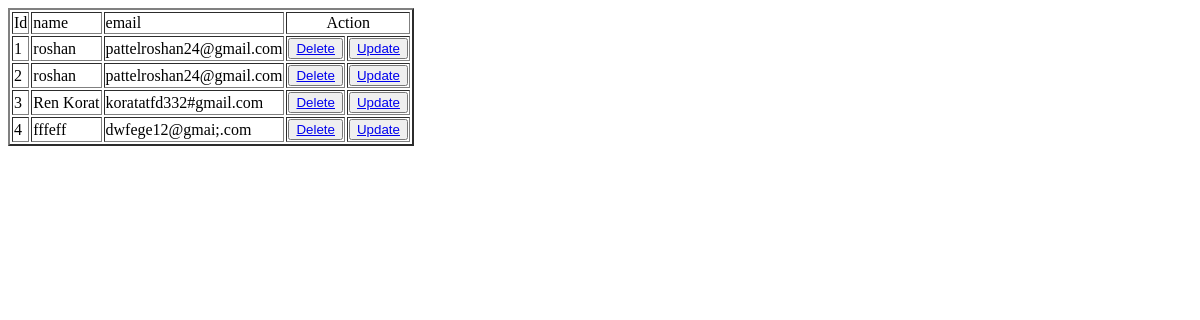
/show/, run on an earlier commit of the app's database.
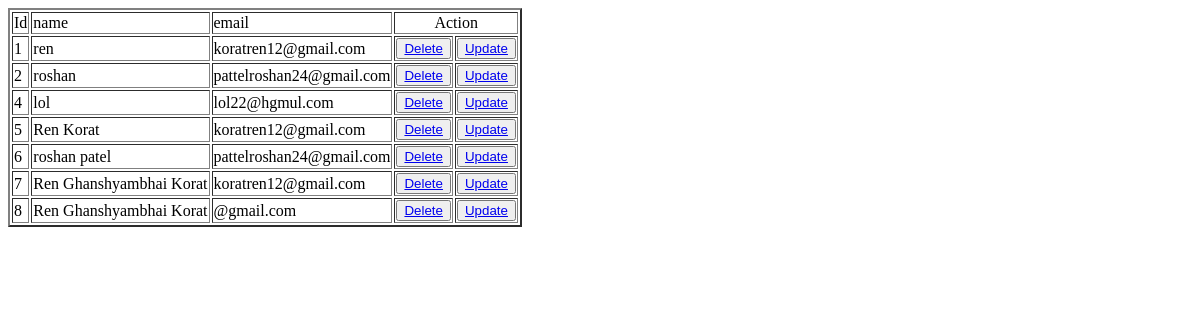
And on a later commit of the database.
### travelling/models.py (models this page shows)
class Homehtml(models.Model):
    name =models.CharField(max_length=30,default='')
    email =models.CharField(max_length=50,default='')

### travelling/views.py (the view)
# urls.py: path('show/',views.showdata,name="/show"),
def showdata(req):
    data = Homehtml.objects.all().values()
    return render(req,"show.html",{"data":data})

### travelling/templates/show.html (shortened to what this page needs)
<!DOCTYPE html>
<html lang="en">
<head>
</head>
<body>
    <table border="2">
        <tr>
            <td>Id</td>
            <td>name</td>
            <td>email</td>
            <td colspan="2" align="center">Action</td>
        </tr>
        {%for user in data%}
        <tr>
            <td>{{user.id}}</td>
            <td>{{user.name}}</td>
            <td>{{user.email}}</td>
            <td><button><a href="/delete/{{user.id}}">Delete</a></button></td>
            <td><button><a href="/edit/{{user.id}}">Update</a></button></td>
        </tr>
        {%endfor%}
    </table>
</body>
</html>

What changed in the data, as far as the page shows it:
removed Homehtml: id "3", name "Ren Korat", email "koratatfd332#gmail.com"
changed Homehtml id 1: name "roshan" → "ren"; email "pattelroshan24@gmail.com" → "koratren12@gmail.com"
changed Homehtml id 4: name "fffeff" → "lol"; email "dwfege12@gmai;.com" → "lol22@hgmul.com"
added Homehtml: id "5", name "Ren Korat", email "koratren12@gmail.com"
added Homehtml: id "6", name "roshan patel", email "pattelroshan24@gmail.com"
added Homehtml: id "7", name "Ren Ghanshyambhai Korat", email "koratren12@gmail.com"
added Homehtml: id "8", name "Ren Ghanshyambhai Korat", email "@gmail.com"
